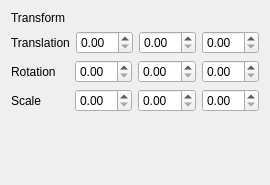
<?xml version="1.0" encoding="UTF-8"?>
<ui version="4.0">
 <class>Inspector</class>
 <widget class="QWidget" name="Inspector">
  <property name="geometry">
   <rect>
    <x>0</x>
    <y>0</y>
    <width>250</width>
    <height>185</height>
   </rect>
  </property>
  <property name="windowTitle">
   <string>Form</string>
  </property>
  <layout class="QVBoxLayout" name="verticalLayout">
   <item>
    <widget class="QLabel" name="label_4">
     <property name="text">
      <string>Transform</string>
     </property>
    </widget>
   </item>
   <item>
    <layout class="QHBoxLayout" name="horizontalLayout">
     <item>
      <widget class="QLabel" name="label">
       <property name="text">
        <string>Translation</string>
       </property>
      </widget>
     </item>
     <item>
      <widget class="QDoubleSpinBox" name="spinTx">
       <property name="frame">
        <bool>true</bool>
       </property>
       <property name="buttonSymbols">
        <enum>QAbstractSpinBox::UpDownArrows</enum>
       </property>
      </widget>
     </item>
     <item>
      <widget class="QDoubleSpinBox" name="spinTy">
       <property name="frame">
        <bool>true</bool>
       </property>
       <property name="buttonSymbols">
        <enum>QAbstractSpinBox::UpDownArrows</enum>
       </property>
      </widget>
     </item>
     <item>
      <widget class="QDoubleSpinBox" name="spinTz">
       <property name="frame">
        <bool>true</bool>
       </property>
       <property name="buttonSymbols">
        <enum>QAbstractSpinBox::UpDownArrows</enum>
       </property>
      </widget>
     </item>
    </layout>
   </item>
   <item>
    <layout class="QHBoxLayout" name="horizontalLayout_2">
     <item>
      <widget class="QLabel" name="label_2">
       <property name="text">
        <string>Rotation</string>
       </property>
      </widget>
     </item>
     <item>
      <widget class="QDoubleSpinBox" name="spinRx">
       <property name="frame">
        <bool>true</bool>
       </property>
       <property name="buttonSymbols">
        <enum>QAbstractSpinBox::UpDownArrows</enum>
       </property>
      </widget>
     </item>
     <item>
      <widget class="QDoubleSpinBox" name="spinRy">
       <property name="frame">
        <bool>true</bool>
       </property>
       <property name="buttonSymbols">
        <enum>QAbstractSpinBox::UpDownArrows</enum>
       </property>
      </widget>
     </item>
     <item>
      <widget class="QDoubleSpinBox" name="spinRz">
       <property name="frame">
        <bool>true</bool>
       </property>
       <property name="buttonSymbols">
        <enum>QAbstractSpinBox::UpDownArrows</enum>
       </property>
      </widget>
     </item>
    </layout>
   </item>
   <item>
    <layout class="QHBoxLayout" name="horizontalLayout_3">
     <item>
      <widget class="QLabel" name="label_3">
       <property name="text">
        <string>Scale</string>
       </property>
      </widget>
     </item>
     <item>
      <widget class="QDoubleSpinBox" name="spinSx">
       <property name="frame">
        <bool>true</bool>
       </property>
       <property name="buttonSymbols">
        <enum>QAbstractSpinBox::UpDownArrows</enum>
       </property>
      </widget>
     </item>
     <item>
      <widget class="QDoubleSpinBox" name="spinSy">
       <property name="frame">
        <bool>true</bool>
       </property>
       <property name="buttonSymbols">
        <enum>QAbstractSpinBox::UpDownArrows</enum>
       </property>
      </widget>
     </item>
     <item>
      <widget class="QDoubleSpinBox" name="spinSz">
       <property name="frame">
        <bool>true</bool>
       </property>
       <property name="buttonSymbols">
        <enum>QAbstractSpinBox::UpDownArrows</enum>
       </property>
      </widget>
     </item>
    </layout>
   </item>
   <item>
    <spacer name="verticalSpacer">
     <property name="orientation">
      <enum>Qt::Vertical</enum>
     </property>
     <property name="sizeHint" stdset="0">
      <size>
       <width>20</width>
       <height>61</height>
      </size>
     </property>
    </spacer>
   </item>
  </layout>
 </widget>
 <resources/>
 <connections/>
</ui>
